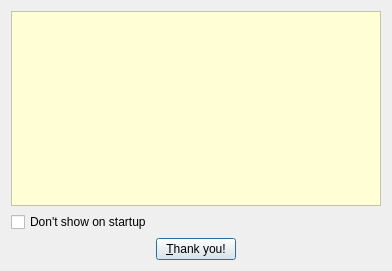
<?xml version="1.0" encoding="UTF-8"?>
<ui version="4.0">
 <class>CAboutDialog</class>
 <widget class="QDialog" name="CAboutDialog">
  <property name="geometry">
   <rect>
    <x>0</x>
    <y>0</y>
    <width>392</width>
    <height>271</height>
   </rect>
  </property>
  <property name="windowTitle">
   <string>About ...</string>
  </property>
  <property name="windowIcon">
   <iconset>
    <normaloff>branding:kartina</normaloff>branding:kartina</iconset>
  </property>
  <property name="locale">
   <locale language="English" country="UnitedStates"/>
  </property>
  <layout class="QVBoxLayout" name="verticalLayout">
   <item>
    <widget class="QTextBrowser" name="textBrowser">
     <property name="enabled">
      <bool>true</bool>
     </property>
     <property name="styleSheet">
      <string notr="true">QTextBrowser {
   background-color:  rgb(255, 254, 212);
	color: #151515;
}
</string>
     </property>
     <property name="html">
      <string>&lt;!DOCTYPE HTML PUBLIC &quot;-//W3C//DTD HTML 4.0//EN&quot; &quot;http://www.w3.org/TR/REC-html40/strict.dtd&quot;&gt;
&lt;html&gt;&lt;head&gt;&lt;meta name=&quot;qrichtext&quot; content=&quot;1&quot; /&gt;&lt;title&gt;About&lt;/title&gt;&lt;style type=&quot;text/css&quot;&gt;
p, li { white-space: pre-wrap; }
&lt;/style&gt;&lt;/head&gt;&lt;body style=&quot; font-family:'Ubuntu'; font-size:11pt; font-weight:400; font-style:normal;&quot;&gt;
&lt;p style=&quot;-qt-paragraph-type:empty; margin-top:0px; margin-bottom:0px; margin-left:0px; margin-right:0px; -qt-block-indent:0; text-indent:0px; font-family:'MS Shell Dlg 2'; font-size:8pt;&quot;&gt;&lt;br /&gt;&lt;/p&gt;&lt;/body&gt;&lt;/html&gt;</string>
     </property>
     <property name="openExternalLinks">
      <bool>true</bool>
     </property>
    </widget>
   </item>
   <item>
    <widget class="QCheckBox" name="checkDontShowOnStartup">
     <property name="text">
      <string>Don't show on startup</string>
     </property>
    </widget>
   </item>
   <item>
    <layout class="QHBoxLayout" name="hlLayoutButton">
     <item>
      <spacer name="horizontalSpacer">
       <property name="orientation">
        <enum>Qt::Horizontal</enum>
       </property>
       <property name="sizeHint" stdset="0">
        <size>
         <width>40</width>
         <height>20</height>
        </size>
       </property>
      </spacer>
     </item>
     <item>
      <widget class="QPushButton" name="pushThanks">
       <property name="text">
        <string>&amp;Thank you!</string>
       </property>
      </widget>
     </item>
     <item>
      <spacer name="horizontalSpacer_2">
       <property name="orientation">
        <enum>Qt::Horizontal</enum>
       </property>
       <property name="sizeHint" stdset="0">
        <size>
         <width>40</width>
         <height>20</height>
        </size>
       </property>
      </spacer>
     </item>
    </layout>
   </item>
  </layout>
 </widget>
 <resources>
  <include location="../vlc-record.qrc"/>
 </resources>
 <connections>
  <connection>
   <sender>pushThanks</sender>
   <signal>clicked()</signal>
   <receiver>CAboutDialog</receiver>
   <slot>accept()</slot>
   <hints>
    <hint type="sourcelabel">
     <x>202</x>
     <y>279</y>
    </hint>
    <hint type="destinationlabel">
     <x>273</x>
     <y>280</y>
    </hint>
   </hints>
  </connection>
 </connections>
</ui>
